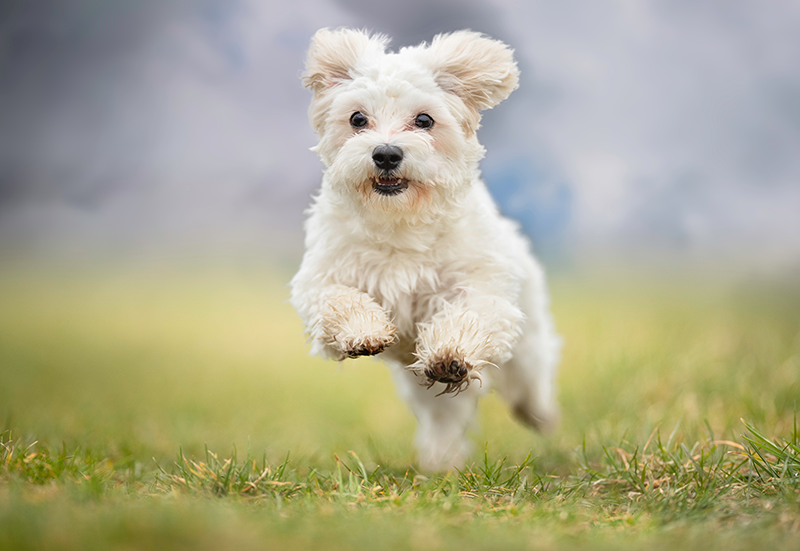
#> input picture dog.png, 800 x 551 px
$ python sketch_effect.py
#> lines starting #> are read from the running program, lines starting #| are printed output that depends on the picture
#> further down, image is the input picture: shape (551, 800, 3); mean B, G, R 142.4, 170.7, 173.2
import cv2
import numpy as np

# 스케치 효과와 윤곽선 강조를 추가하는 함수
def apply_sketch_effect_with_edges(image, blur_intensity):
    # image: 원본 이미지
    # blur_intensity: 블러 강도 (홀수 값이어야 함)

    # 이미지를 그레이스케일로 변환하여 명암 정보를 추출
#> called with blur_intensity = 25
    gray = cv2.cvtColor(image, cv2.COLOR_BGR2GRAY)
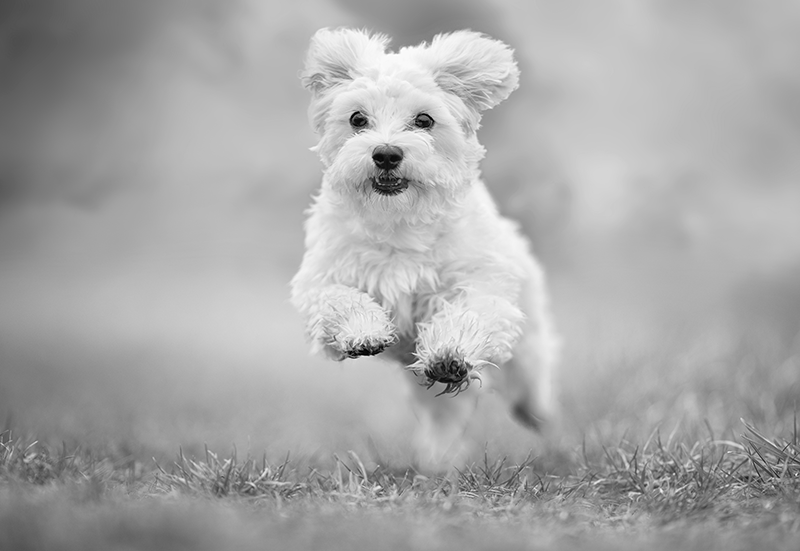
#> gray: shape (551, 800); min 0, max 255, mean 168.2

    # 블러 강도를 홀수로 강제 변환 (OpenCV에서 블러 크기는 홀수여야 함)
    blur_intensity = max(1, blur_intensity | 1)

    # 반전된 이미지를 Gaussian Blur로 부드럽게 처리(이미지,커널크기,표준편차)
    blurred = cv2.GaussianBlur(gray, (blur_intensity, blur_intensity), 0)
    cv2.imshow("Blurred", blurred)
    # 원본 명암과 블러 이미지를 나누어 스케치 효과 생성(분자,분모, 곱해질 스칼라 값)
    sketch = cv2.divide(gray, blurred, scale=256)
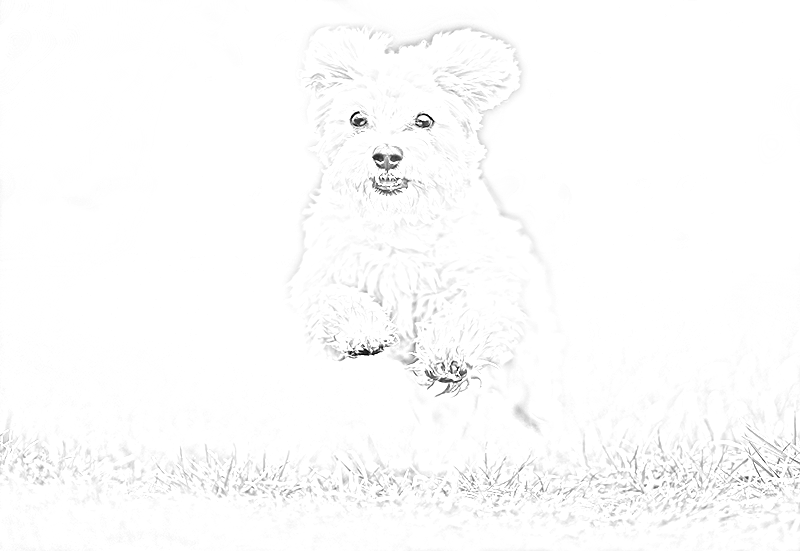
#> sketch: shape (551, 800); min 0, max 255, mean 251.9
    cv2.imshow("Sketch", sketch)
    return sketch

# 슬라이더 값 변경에 따라 스케치 효과를 업데이트하는 콜백 함수
def update_sketch(val):
    # val(int): 슬라이더 값

    # 현재 블러 강도로 스케치 효과를 적용
    sketch_image = apply_sketch_effect_with_edges(image, val)

    # 업데이트된 이미지를 "Sketch Effect" 창에 표시
    cv2.imshow("Sketch Effect", sketch_image)

# ---------- 메인 코드 ----------
# 이미지 파일을 로드
image_path = "dog.png"  # 사용할 이미지 파일의 경로를 설정
image = cv2.imread(image_path)  # 이미지를 읽어들임

# 이미지가 올바르게 로드되지 않은 경우 오류 메시지를 출력하고 프로그램을 종료
if image is None:
    print("Error")
    exit()

# 초기 슬라이더 값 설정
initial_blur_intensity = 25  # 초기 블러 강도 값 (홀수)

# ---------- UI 구성 ----------
# 원본 이미지를 표시
cv2.imshow("Original Image", image)  # "Original Image" 창에 원본 이미지를 띄움
update_sketch(initial_blur_intensity) # 초기 상태에서 스케치 효과를 한 번 적용하여 표시

# 스케치 효과를 보여줄 창을 생성
cv2.namedWindow("Sketch Effect")

# 슬라이더를 생성
cv2.createTrackbar(
    "Blur Intensity",  # 슬라이더 이름
    "Sketch Effect",  # 슬라이더가 표시될 창 이름
    initial_blur_intensity,  # 슬라이더 초기값
    51,  # 슬라이더 최대값
    update_sketch  # 슬라이더 값 변경 시 호출될 콜백 함수
)

# ---------- 프로그램 실행 및 종료 처리 ----------
cv2.waitKey()  # 사용자가 키를 누를 때까지 대기
cv2.destroyAllWindows()  # 생성된 모든 OpenCV 창을 닫음
